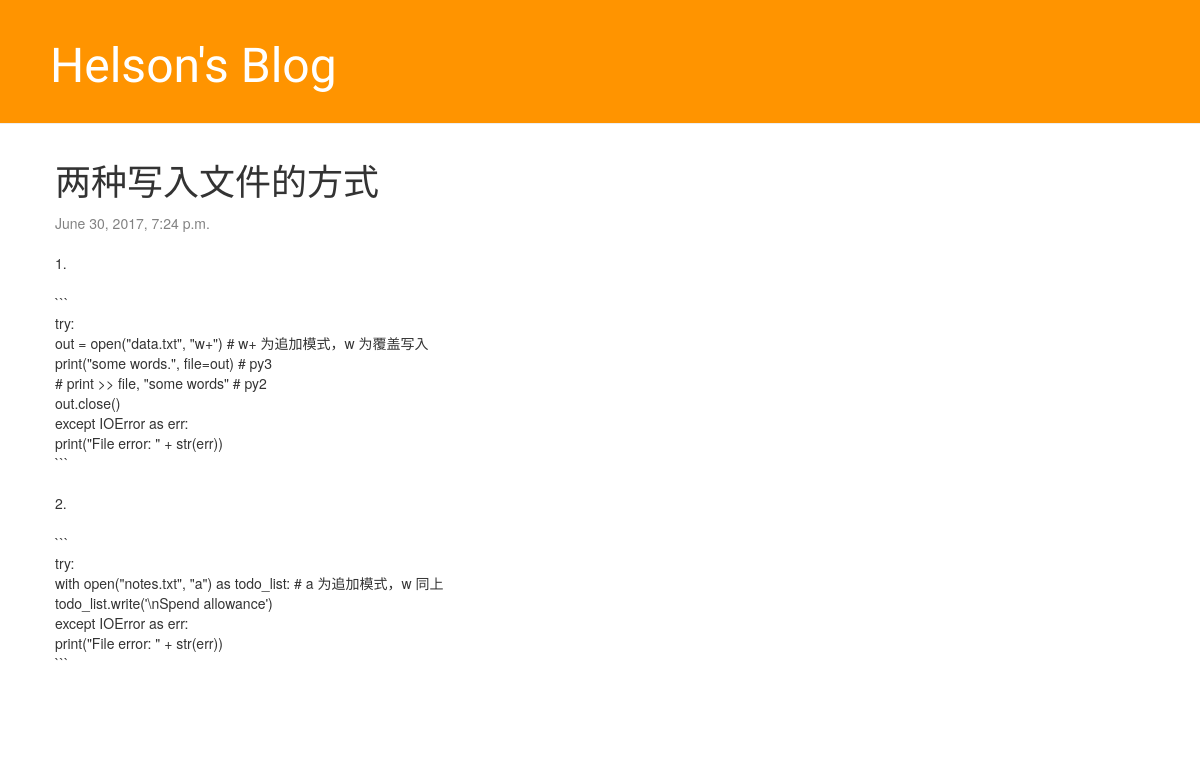
The page /post/6/ on the database as committed earlier.
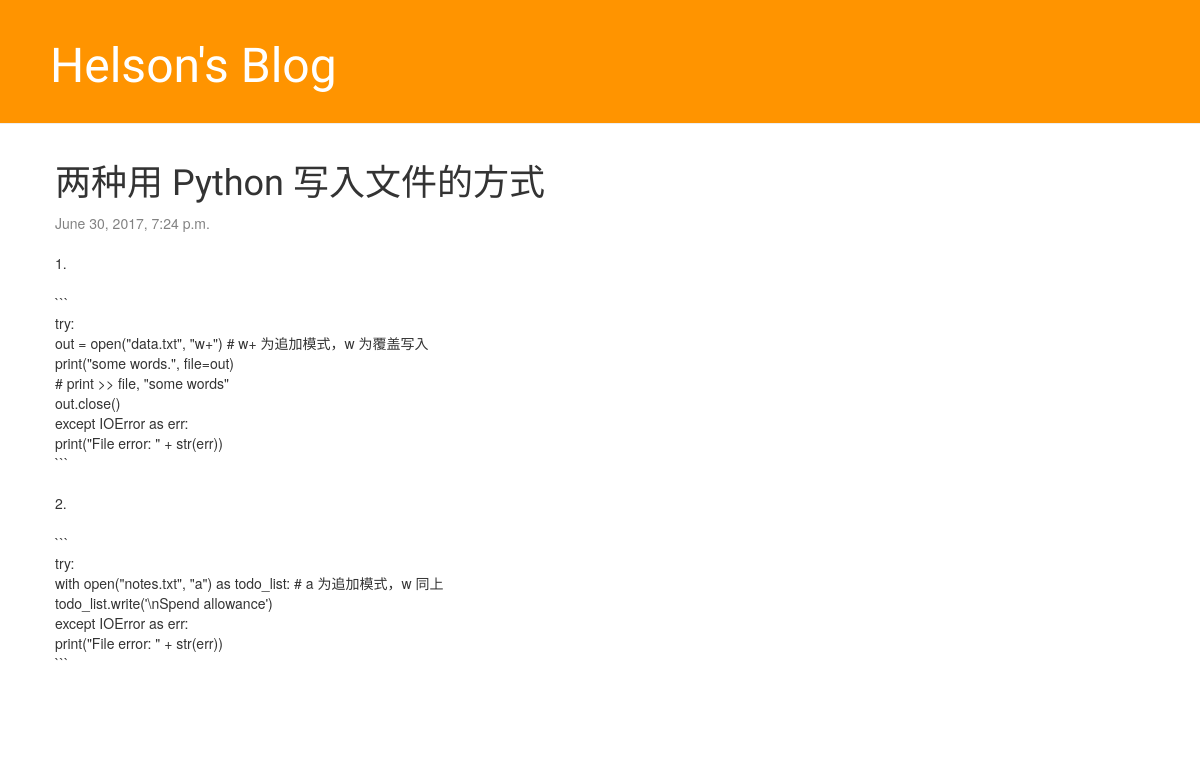
The same page on the database as committed later.
### blog/models.py (models this page shows, shortened)
class Post(models.Model):
    author = models.ForeignKey('auth.User')
    title = models.CharField(max_length=200)
    text = models.TextField()
    created_date = models.DateTimeField(
            default=timezone.now)
    published_date = models.DateTimeField(
            blank=True, null=True)

### blog/views.py (the view)
# urls.py: url(r'^post/(?P<pk>\d+)/$', views.post_detail, name='post_detail'),
def post_detail(request, pk):
    post = get_object_or_404(Post, pk=pk)
    return render(request, 'blog/post_detail.html', {'post': post})

### blog/templates/blog/post_detail.html (shortened to what this page needs)
{% extends 'blog/base.html' %}
{% block content %}
    <div class="post">
        <h1>{{ post.title }}
        </h1>
        {% if post.published_date %}
            <div class="date">
                {{ post.published_date }}
            </div>
        {% else %}
            <a class="btn btn-default" href="{% url 'post_publish' pk=post.pk %}">Publish</a>
        {% endif %}
        <br>
        <p>{{ post.text|linebreaksbr }}</p>
    </div>
{% endblock %}

Rows that differ between the two databases and show on the page:
changed Post: title "两种写入文件的方式" → "两种用 Python 写入文件的方式"; text "…print(\"some words.\", file=out) # py3 # print >> file, \"some words\" # py2 out.close() except IOError as…" → "…print(\"some words.\", file=out) # print >> file, \"some words\" out.close() except IOError as…"
